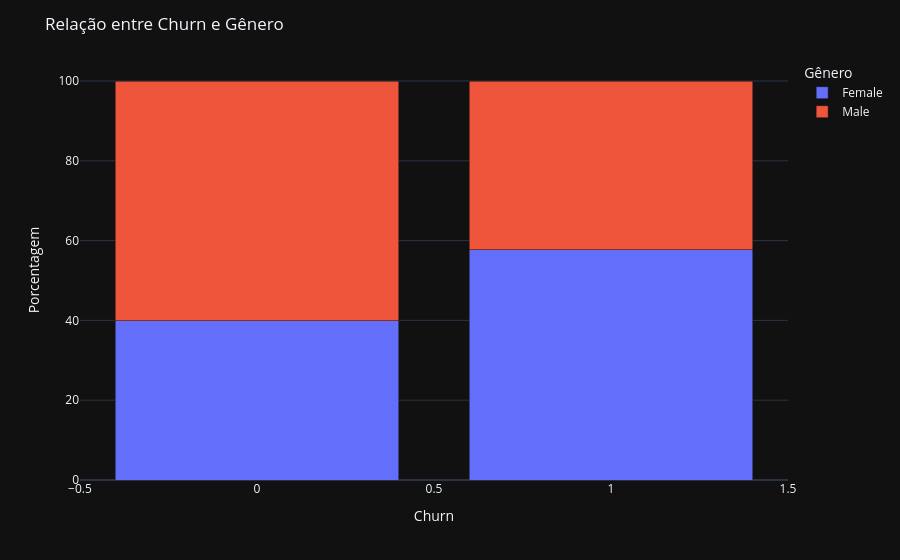

Write notebook code for a chart like this one.
### Code cell
# Calcular a porcentagem de cada categoria
df_grouped = df.groupby(['Churn', 'Genero']).size().reset_index(name='count')
total_por_churn = df_grouped.groupby('Churn')['count'].transform('sum')
df_grouped['percent'] = (df_grouped['count'] / total_por_churn) * 100

# Cria gráfico de barras empilhadas
fig = px.bar(df_grouped, x='Churn', y='percent', color='Genero', barmode='stack',
             labels={'Churn': 'Churn', 'percent': 'Porcentagem', 'Genero': 'Gênero'})

fig.update_layout(title='Relação entre Churn e Gênero',
                  yaxis_title='Porcentagem',
                  legend_title='Gênero')
fig.show()

### Figure 1 — Plotly figure (JSON) as saved in the notebook; plotly's stock layout.template omitted (floating-point values rounded to 4 significant figures)
{"data": [{"hovertemplate": "Gênero=Female<br>Churn=%{x}<br>Porcentagem=%{y}<extra></extra>", "legendgroup": "Female", "marker": {"color": "#636efa", "pattern": {"shape": ""}}, "name": "Female", "orientation": "v", "showlegend": true, "textposition": "auto", "x": [0, 1], "xaxis": "x", "y": [39.87, 57.67], "yaxis": "y", "type": "bar"}, {"hovertemplate": "Gênero=Male<br>Churn=%{x}<br>Porcentagem=%{y}<extra></extra>", "legendgroup": "Male", "marker": {"color": "#EF553B", "pattern": {"shape": ""}}, "name": "Male", "orientation": "v", "showlegend": true, "textposition": "auto", "x": [0, 1], "xaxis": "x", "y": [60.13, 42.33], "yaxis": "y", "type": "bar"}], "layout": {"xaxis": {"anchor": "y", "domain": [0.0, 1.0], "title": {"text": "Churn"}}, "yaxis": {"anchor": "x", "domain": [0.0, 1.0], "title": {"text": "Porcentagem"}}, "legend": {"title": {"text": "Gênero"}, "tracegroupgap": 0}, "margin": {"t": 60}, "barmode": "stack", "title": {"text": "Relação entre Churn e Gênero"}}}
